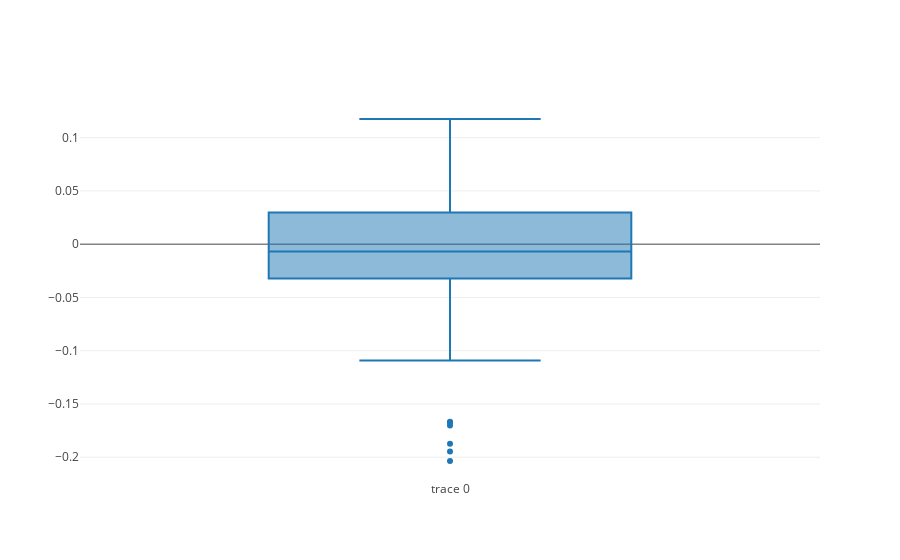

This figure's notebook cell:
### Code cell
trace0 = go.Box(
    y = (regr.predict(X_test) - Y_test)
)

data = [trace0]

plot.iplot(data)
